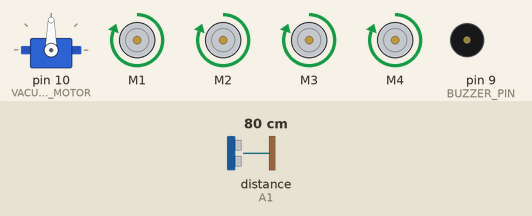
Recording of a sketch running on a simulated Arduino Uno, built with avr-gcc and run on an emulated ATmega328P. Shown: servo, 4 × DC motor (green arrow = forward, orange = backward, longer = faster), buzzer (waves = sounding, pin HIGH). The test bench sets the inputs (shaded band); at power-on: distance to the obstacle (sensor on A1) 80 cm. The echo pulse lasts 58.3 µs per cm; pins used as bus, display or sensor lines are not drawn; what the sketch prints to the serial monitor is not drawn.

Above: at 2.14 s.
3.3 s: distance to the obstacle (sensor on A1) set to 22 cm
6.3 s: distance to the obstacle (sensor on A1) set to 18 cm
At 8.12 s:
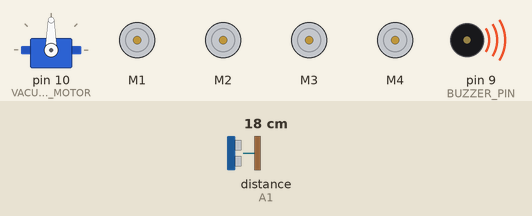
9.3 s: distance to the obstacle (sensor on A1) set to 35 cm
At 10.8 s:
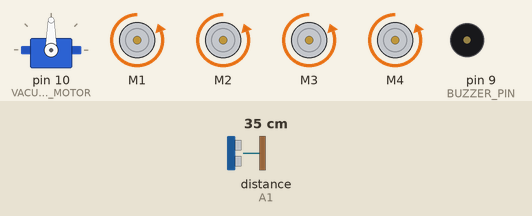
12.3 s: distance to the obstacle (sensor on A1) set to 2 cm
At 13.54 s:
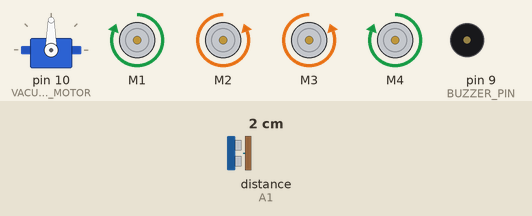
Timing chart, 0 to 16.3 s (numbered marks = the images above; inputs shaded):
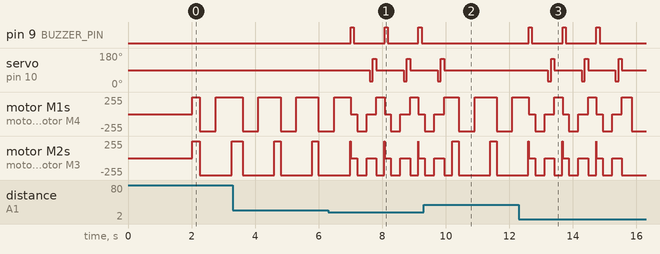

The sketch:

ArduinoRobot.ino
```cpp
#include <Wire.h>
#include <MPU6050.h>
#include <AFMotor.h>
#include <NewPing.h>
#include <Servo.h>

// === 🔹 Pin & Sensor Setup ===
#define TRIG_PIN A0
#define ECHO_PIN A1
#define MAX_DISTANCE 200
#define MAX_SPEED 255
#define BUZZER_PIN 9
#define VACUUM_MOTOR 10

// === 🔹 Motor & Sensor Setup ===
NewPing sonar(TRIG_PIN, ECHO_PIN, MAX_DISTANCE);
MPU6050 mpu;
AF_DCMotor motor1(1, MOTOR12_1KHZ);
AF_DCMotor motor2(2, MOTOR12_1KHZ);
AF_DCMotor motor3(3, MOTOR34_1KHZ);
AF_DCMotor motor4(4, MOTOR34_1KHZ);
Servo myservo;

// === 🔹 Optimized Stuck Detection Variables ===
long lastDistance = 0;
int stuckCounter = 0;

void setup() {
    Serial.begin(9600);
    Wire.begin();
    mpu.initialize();
    pinMode(BUZZER_PIN, OUTPUT);
    pinMode(VACUUM_MOTOR, OUTPUT);

    myservo.attach(10);
    myservo.write(90);
    delay(2000);

    motor1.setSpeed(MAX_SPEED);
    motor2.setSpeed(MAX_SPEED);
    motor3.setSpeed(MAX_SPEED);
    motor4.setSpeed(MAX_SPEED);

    digitalWrite(VACUUM_MOTOR, HIGH);

    Serial.println("🚀 CR7 Vacuum Cleaner – Fully Optimized & Running...");
}

void loop() {
    int distanceFront = readPing();
    Serial.print("Front: "); Serial.println(distanceFront);

    // ✅ **Fixed Stuck Detection**
    if (detectStuck()) {
        Serial.println("⚠️ Stuck Detected! ESCAPING...");
        smartEscape();
    } else {
        moveForward();
    }

    // ✅ **Obstacle Avoidance**
    if (distanceFront <= 20) {
        moveStop();
        beep(1, 100);
        moveBackward();
        delay(300);
        moveStop();
        delay(100);

        int distanceRight, distanceLeft;

        myservo.write(30);
        delay(100);
        distanceRight = readPing();

        myservo.write(150);
        delay(100);
        distanceLeft = readPing();

        myservo.write(90);

        if (distanceRight >= distanceLeft) {
            turnRight();
        } else {
            turnLeft();
        }
    }
}

// === 🔹 **Optimized Stuck Detection** ===
bool detectStuck() {
    int newDistance = readPing();

    if (newDistance == lastDistance) {
        stuckCounter++;
        Serial.print("⏳ Stuck Count: "); Serial.println(stuckCounter);

        if (stuckCounter >= 3) {  // **If no movement detected 3 times in a row**
            stuckCounter = 0;
            return true;
        }
    } else {
        stuckCounter = 0;
    }

    lastDistance = newDistance;
    return false;
}

/** ✅ **Get ultrasonic sensor distance (Now more stable)** */
int readPing() {
    int cm = sonar.ping_cm();
    if (cm == 0 || cm > MAX_DISTANCE) {
        delay(50);
        cm = sonar.ping_cm();
    }
    return cm;
}

/** ✅ **Check if robot is tilted (Pipe hitting ground)** */
bool isTilted() {
    int16_t ax, ay, az;
    mpu.getAcceleration(&ax, &ay, &az);
    float angleX = atan2(ay, az) * 180 / PI;

    if (angleX > 25 || angleX < -25) {
        Serial.println("⚠️ Tilt Detected! ESCAPING...");
        return true;
    }
    return false;
}

// === ✅ **Super-Fast Smart Escape Strategy (Move back, turn, retry)** ===
void smartEscape() {
    Serial.println("🔄 Running Smart Escape!");
    moveBackward();
    delay(500);

    turnRight();
    delay(250);

    moveForward();
}

// === ✅ **Movement Functions (MAX_SPEED for everything)** ===
void moveForward() {
    Serial.println("➡️ Moving Forward");
    motor1.run(FORWARD);
    motor2.run(FORWARD);
    motor3.run(FORWARD);
    motor4.run(FORWARD);
}

void moveBackward() {
    Serial.println("⬅️ Moving Backward");
    motor1.run(BACKWARD);
    motor2.run(BACKWARD);
    motor3.run(BACKWARD);
    motor4.run(BACKWARD);
}

void moveStop() {
    Serial.println("⏹ Stopping Motors");
    motor1.run(RELEASE);
    motor2.run(RELEASE);
    motor3.run(RELEASE);
    motor4.run(RELEASE);
}

void turnRight() {
    Serial.println("↪️ FAST Turning Right");
    motor1.run(FORWARD);
    motor4.run(FORWARD);
    motor2.run(BACKWARD);
    motor3.run(BACKWARD);
    delay(250);
}

void turnLeft() {
    Serial.println("↩️ FAST Turning Left");
    motor1.run(BACKWARD);
    motor4.run(BACKWARD);
    motor2.run(FORWARD);
    motor3.run(FORWARD);
    delay(250);
}

// === 🔊 **Beeping Alerts (Faster Beeps)** ===
void beep(int times, int duration) {
    for (int i = 0; i < times; i++) {
        digitalWrite(BUZZER_PIN, HIGH);
        delay(duration);
        digitalWrite(BUZZER_PIN, LOW);
        delay(100);
    }
} 
```

Measured:
- the behaviour switches between 21 and 20 cm on distance to the obstacle (sensor on A1) (found by bisection; images 0 and 1)
- after the input at 6.3 s, pin 9 (BUZZER_PIN): alternates HIGH for 0.10 s and LOW for 0.97 s, starting after 0.71 s; servo on pin 10 (VACUUM_MOTOR): 90° → 30° after 1.3 s, → 150° 0.10 s later, → 90° 0.10 s later, → 30° 0.86 s later, … (6 changes in this stretch)
- after the input at 9.3 s, pin 9 (BUZZER_PIN): stays LOW (without the input it goes to HIGH after 2.0 s); servo on pin 10 (VACUUM_MOTOR): goes on until 9.9 s, then stays 90°
- after the input at 12.3 s, pin 9 (BUZZER_PIN): alternates HIGH for 0.10 s and LOW for 0.96 s, starting after 0.31 s; servo on pin 10 (VACUUM_MOTOR): 90° → 30° after 0.91 s, then repeats every 1.1 s: 150° 0.10 s, 90° 0.86 s, 30° 0.10 s
- by itself, motor M1, motor M4: repeats every 1.1 s: backward 255/255 0.30 s, stopped 0.30 s, forward 255/255 0.26 s, stopped 0.20 s
- by itself, motor M2, motor M3: repeats every 1.1 s: stopped 0.20 s, backward 255/255 0.30 s, stopped 0.30 s, backward 255/255 0.25 s, forward 255/255 0.01 s
